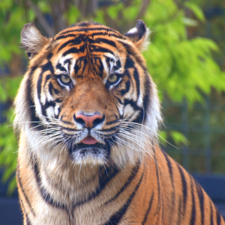
#> input picture images/input_image.jpg, 225 x 225 px
$ python task3.py
#> lines starting #> are read from the running program, lines starting #| are printed output that depends on the picture
# task3.py
from PIL import Image
import os

def rotate_image(image_path, output_path, angle):
    """
    Rotates the image by the given angle and saves it to the output path.
    Ensures compatibility with JPEG format by converting to RGB mode.
    """
#> called with image_path = 'images/input_image.jpg', output_path = 'output/rotated_45.jpg', angle = 45
    # Open the image file
    img = Image.open(image_path)
#> img is the input picture: PIL image 225x225 RGBA; mean R, G, B, A 132.2, 126.3, 101, 255

    # Rotate the image; expand canvas to fit new dimensions
    rotated_img = img.rotate(angle, expand=True)
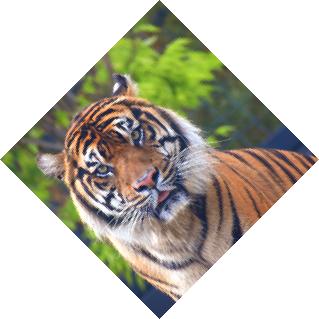
#> rotated_img: PIL image 319x319 RGBA; mean R, G, B, A 66.1, 63.1, 50.4, 127.5; transparent parts drawn white

    # Convert to RGB if image has alpha channel (to support JPEG format)
    if rotated_img.mode == 'RGBA' or rotated_img.mode == 'LA':
        rotated_img = rotated_img.convert("RGB")
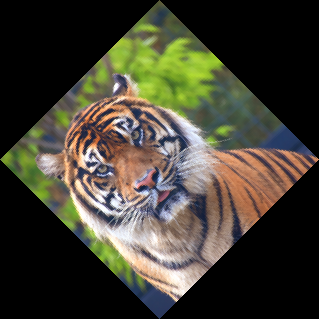
#> rotated_img: PIL image 319x319 RGB; mean R, G, B 66.1, 63.1, 50.4

    # Save the rotated result to the designated file
    rotated_img.save(output_path)
    print(f"Image rotated by {angle}° has been saved to {output_path}")

def main():
    input_path = "images/input_image.jpg"
    output_dir = "output"
    os.makedirs(output_dir, exist_ok=True)

    # Apply rotation for different specified angles
    for angle in [45, 90]:
        output_path = os.path.join(output_dir, f"rotated_{angle}.jpg")
        try:
            rotate_image(input_path, output_path, angle)
        except Exception as e:
            print(f"Failed to rotate image by {angle}°: {e}")

if __name__ == "__main__":
    main()
